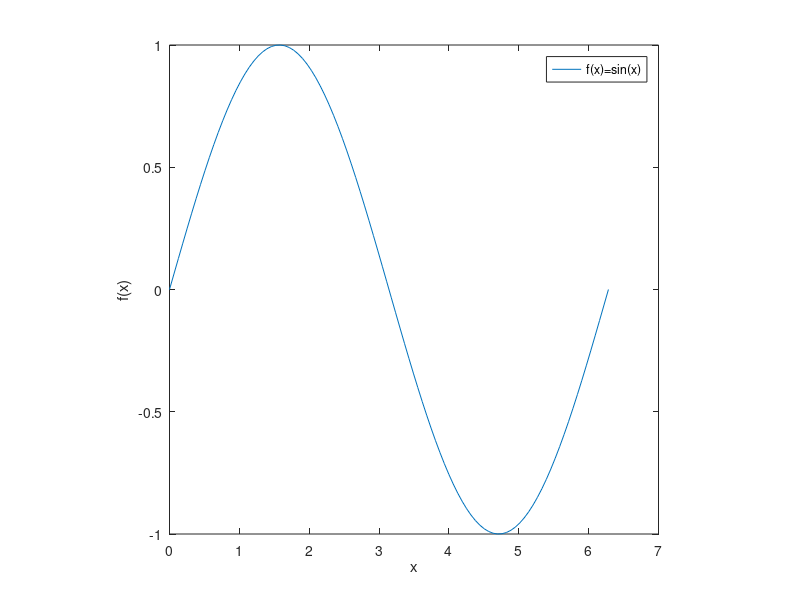

Here is the MATLAB script that generated this plot: (Note: this script raises an error after producing the figure.)
x=linspace(0,2*pi);
y=sin(x);
plot(x,y);
xlabel('x'); ylabel('f(x)'); axis square
legend('f(x)=sin(x)');
print('figures/graph.eps','-depsc')
matlab2tikz('figures/graph.tex', 'height', '\fheight', 'width', '\fwidth');